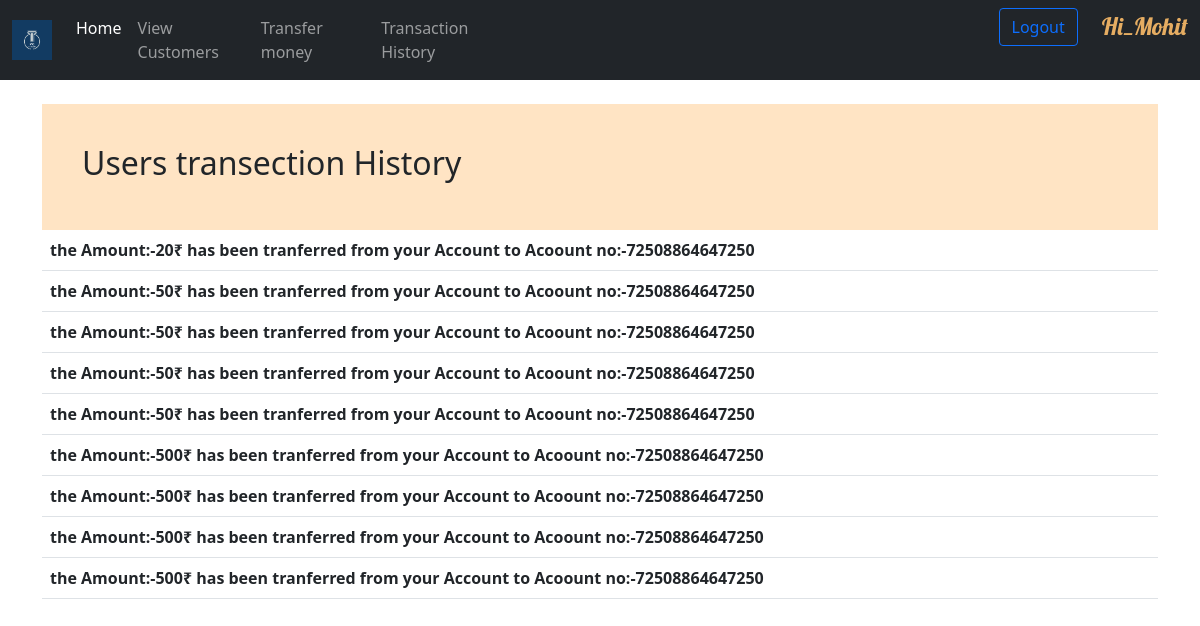
The app's page /tranhis.php (signed in) with its own data.
### tables this page shows
CREATE TABLE `trans` (
  `id` int(11) NOT NULL,
  `amount` int(11) DEFAULT NULL,
  `fraccount` varchar(256) DEFAULT NULL,
  `toaccount` varchar(256) DEFAULT NULL
);

### tranhis.php (the view, shortened to what this page needs)
<?php
require("config.php");
if(isset ($_SESSION['accountno'])){
    $acc=$_SESSION['accountno'];
    $sql="select * from trans where fraccount='$acc'";
    $result=mysqli_query($conn,$sql);
    ?>
<!DOCTYPE html>
<html lang="en">
<head>
  <link href="https://cdn.jsdelivr.net/npm/bootstrap@5.0.2/dist/css/bootstrap.min.css" rel="stylesheet"
>
    <link rel="stylesheet" href="style.css">
</head>
<body>
<?php
  include("nav.php");
  ?>
  <div class="bs-example" style="margin-top:3vh">
    <div class="container">
      <div class="row">
        <div class="col-md-12">
          <div class="page-header clearfix"style="padding: 5vh;background-color: bisque">
            <h2>Users transection History</h2>
          </div>
          <table class="table table-hover">
            <?php
while($row1 = mysqli_fetch_assoc($result)) {
?>
            <tr style="padding-block-end: 5vw">
              <th scope="row">
                <?php echo "      the Amount:-".$row1['amount'];
                echo "₹  has been tranferred from your Account to Acoount no:-".$row1['toaccount'];?>
                <br>
              </th>
            </tr>
            <?php } ?>
          </table>
        </div>
      </div>
    </div>
  </div>
</body>
</html>
<?php }
else{
    echo"not found";
}
?>

### records on screen
trans: amount "20", toaccount "72508864647250"
trans: amount "50", toaccount "72508864647250"
trans: amount "50", toaccount "72508864647250"
trans: amount "50", toaccount "72508864647250"
trans: amount "50", toaccount "72508864647250"
trans: amount "500", toaccount "72508864647250"
trans: amount "500", toaccount "72508864647250"
trans: amount "500", toaccount "72508864647250"
trans: amount "500", toaccount "72508864647250"

### other values on screen
$_SESSION['name'] "Mohit"
